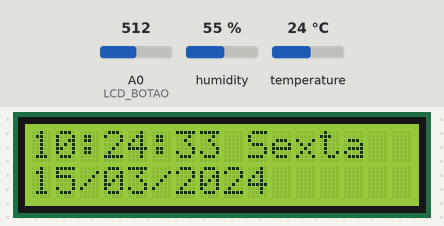
This sketch was run on a simulated Arduino Uno, built with avr-gcc and run on an emulated ATmega328P. Shown: 16×2 character LCD. The test bench sets the inputs (shaded band); at power-on: A0 (LCD_BOTAO) = 512, humidity 55 %, temperature 24 °C. The local clock reads 2024-03-15 10:24:30 at power-on unless the sketch sets it.

Above: at 3.2 s.
3.3 s: A0 (LCD_BOTAO) set to 584
4.8 s: A0 (LCD_BOTAO) set to 618
At 4.94 s:
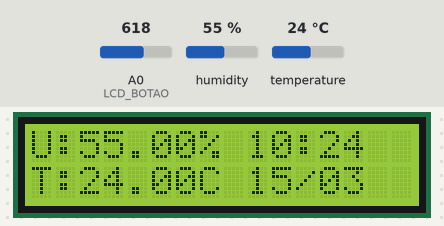
7.0 s: A0 (LCD_BOTAO) set to 90
At 7.4 s:
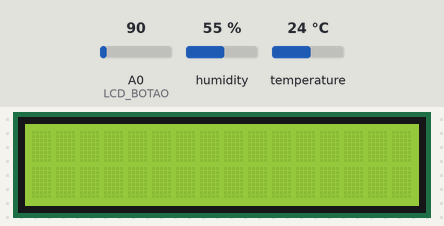
Timing chart, 0 to 10.0 s (numbered marks = the images above; inputs shaded):
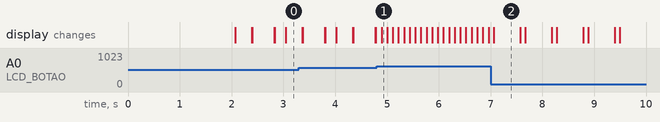

The sketch:

RTCeTemp.ino
```cpp
#include <LiquidCrystal.h>
#include <DHT.h>
#include <Wire.h>
#include "RTClib.h"

//pinos utilizados:
#define LCD_BOTAO A0
// pinos A4 e A5 são usados para o modulo RTC
#define DHTPIN 3 // pino de DATA do sensor de temperatura
#define LCD_D4 4
#define LCD_D5 5
#define LCD_D6 6
#define LCD_D7 7
#define LCD_RS 8
#define LCD_ENABLE 9
#define LCD_BLT 10
/********************/
#define DHTTYPE DHT22


LiquidCrystal lcd(LCD_RS, LCD_ENABLE, LCD_D4, LCD_D5, LCD_D6, LCD_D7); //
int analogPin = A0; // pino de leitura dos botoes
DHT dht(DHTPIN, DHTTYPE);
RTC_DS1307 rtc; //Os pinos SDA e SCL do modulo são conectados nos pinos nalógicos A4 e A5,
boolean verifica = false;
char daysOfTheWeek[7][12] = {"Domingo", "Segunda", "Terça", "Quarta", "Quinta", "Sexta", "Sabado"};
boolean luz = true;

void setup() {
  pinMode(LCD_BLT, OUTPUT);
  digitalWrite(LCD_BLT, HIGH);
  lcd.begin(16, 2);
  dht.begin();
  delay(2000);
  Wire.begin();
  rtc.begin();
  if (! rtc.isrunning()) {
    rtc.adjust(DateTime(F(__DATE__), F(__TIME__)));
  }
}

void loop() {
  DateTime tstamp = rtc.now();
  int x = analogRead(LCD_BOTAO);
  if(x < 700 && x > 600){
    verifica = !verifica;
  }

  if(x<100 && x > 0){
    if(luz){
      digitalWrite(LCD_BLT, LOW);
      luz = false;
      delay(500);
    } else {
      digitalWrite(LCD_BLT, HIGH);
      luz = true;
      delay(500);
    }
  }

  if(verifica){
    menuTemp(tstamp);
  } else {
    menuData(tstamp);
  }
  delay(100);
  lcd.clear();
}

void printFormat(int digito){
  String digitos = String(digito);
  if (digitos.length() == 1) {
    digitos = "0" + digitos;
  }
  lcd.print(digitos);
}

void menuData(DateTime t){
  lcd.setCursor(0, 0);
  printFormat(t.hour());
  lcd.print(":");
  printFormat(t.minute());
  lcd.print(":");
  printFormat(t.second());
  lcd.print(" ");
  lcd.print(daysOfTheWeek[t.dayOfTheWeek()]);
  lcd.setCursor(0, 1);
  printFormat(t.day());
  lcd.print("/");
  printFormat(t.month());
  lcd.print("/");
  printFormat(t.year());
}

void menuTemp(DateTime t){
  lcd.setCursor(0, 0);
  lcd.print("U:");
  lcd.print(dht.readHumidity());
  lcd.print("% ");
  printFormat(t.hour());
  lcd.print(":");
  printFormat(t.minute());
  lcd.setCursor(0, 1);
  lcd.print("T:");
  lcd.print(dht.readTemperature());
  lcd.print("C ");
  printFormat(t.day());
  lcd.print("/");
  printFormat(t.month());
}
```

Measured:
- the behaviour switches between 600 and 601 on A0 (LCD_BOTAO) (found by bisection; images 0 and 1)
- after the input at 4.8 s, the display: changes after 0.10 s (image 1)
- what the display in image 2 shows lasts 0.5 s, from 7.1 s to 7.6 s
